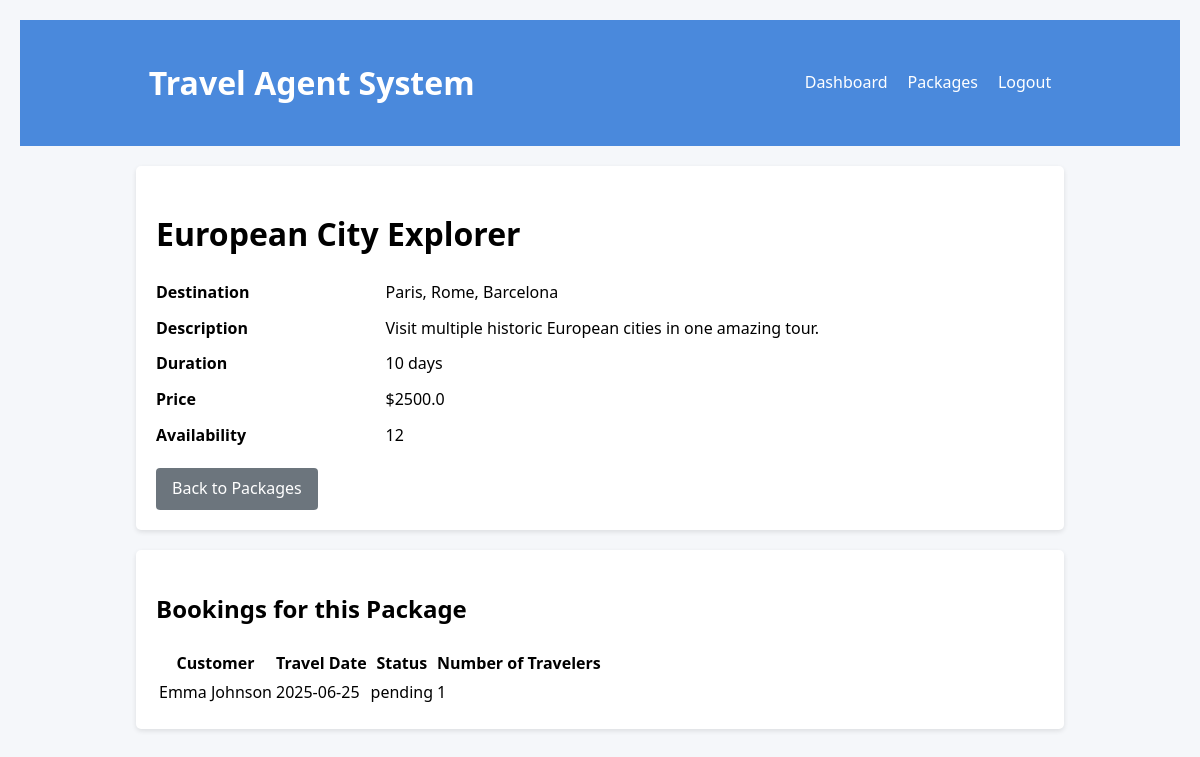
/packages/2 (signed in), run on the app's committed database.
### simple_app_new.py (models this page shows)
class TravelPackage(db.Model):
    id = db.Column(db.Integer, primary_key=True)
    name = db.Column(db.String(100), nullable=False)
    description = db.Column(db.Text)
    destination = db.Column(db.String(100), nullable=False)
    duration = db.Column(db.Integer, nullable=False)  # in days
    price = db.Column(db.Float, nullable=False)
    availability = db.Column(db.Integer, default=10)  # max number of bookings
    created_at = db.Column(db.DateTime, default=datetime.utcnow)
    bookings = db.relationship('Booking', backref='package', lazy=True)

class Booking(db.Model):
    id = db.Column(db.Integer, primary_key=True)
    customer_id = db.Column(db.Integer, db.ForeignKey('customer.id'), nullable=False)
    package_id = db.Column(db.Integer, db.ForeignKey('travel_package.id'), nullable=False)
    booking_date = db.Column(db.DateTime, default=datetime.utcnow)
    travel_date = db.Column(db.DateTime, nullable=False)
    status = db.Column(db.String(20), default='pending')  # pending, confirmed, cancelled
    num_travelers = db.Column(db.Integer, default=1)
    total_price = db.Column(db.Float)

class Customer(db.Model):
    id = db.Column(db.Integer, primary_key=True)
    name = db.Column(db.String(100), nullable=False)
    email = db.Column(db.String(120), unique=True, nullable=False)
    phone = db.Column(db.String(20))
    address = db.Column(db.String(200))
    created_at = db.Column(db.DateTime, default=datetime.utcnow)
    bookings = db.relationship('Booking', backref='customer', lazy=True)

### simple_app_new.py (the view)
@app.route('/packages/<int:id>')
def view_package(id):
    if not session.get('user_id'):
        return redirect(url_for('login'))
    package = TravelPackage.query.get_or_404(id)
    return render_template('packages/view.html', title=package.name, package=package)

### templates/packages/view.html (shortened to what this page needs)
<!DOCTYPE html>
<html lang="en">
<head>
</head>
<body>
    <header>
        <div class="container">
            <div class="navbar">
                <h1>Travel Agent System</h1>
                <ul class="nav-list">
                    <li class="nav-item"><a class="nav-link" href="{{ url_for('dashboard') }}">Dashboard</a></li>
                    <li class="nav-item"><a class="nav-link" href="{{ url_for('list_packages') }}">Packages</a></li>
                    <li class="nav-item"><a class="nav-link" href="{{ url_for('logout') }}">Logout</a></li>
                </ul>
            </div>
        </div>
    </header>
    <div class="container">
        <div class="card">
            <h1>{{ package.name }}</h1>
            <dl>
                <dt>Destination</dt>
                <dd>{{ package.destination }}</dd>
                <dt>Description</dt>
                <dd>{{ package.description }}</dd>
                <dt>Duration</dt>
                <dd>{{ package.duration }} days</dd>
                <dt>Price</dt>
                <dd>${{ package.price }}</dd>
                <dt>Availability</dt>
                <dd>{{ package.availability }}</dd>
            </dl>
            <div style="margin-top: 20px;">
                <a href="{{ url_for('list_packages') }}" class="btn btn-secondary">Back to Packages</a>
            </div>
        </div>
        <div class="card">
            <h2>Bookings for this Package</h2>
            {% if package.bookings %}
                <table>
                    <thead>
                        <tr>
                            <th>Customer</th>
                            <th>Travel Date</th>
                            <th>Status</th>
                            <th>Number of Travelers</th>
                        </tr>
                    </thead>
                    <tbody>
                        {% for booking in package.bookings %}
                            <tr>
                                <td>{{ booking.customer.name }}</td>
                                <td>{{ booking.travel_date.strftime('%Y-%m-%d') }}</td>
                                <td>{{ booking.status }}</td>
                                <td>{{ booking.num_travelers }}</td>
                            </tr>
                        {% endfor %}
                    </tbody>
                </table>
            {% else %}
                <p>No bookings for this package yet.</p>
            {% endif %}
        </div>
    </div>
</body>
</html>

### templates/packages/view.html (style rules this page uses)
body { font-family: 'Segoe UI', Tahoma, Geneva, Verdana, sans-serif; line-height: 1.6; margin: 0; padding: 20px; background-color: #f5f7fa; }
.container { width: 80%; max-width: 1200px; margin: 0 auto; }
header { background-color: #4a89dc; color: white; padding: 1rem; margin-bottom: 20px; }
.navbar { display: flex; justify-content: space-between; align-items: center; }
.nav-list { display: flex; list-style: none; margin: 0; padding: 0; }
.nav-item { margin-left: 20px; }
.nav-link { color: white; text-decoration: none; }
.card { background-color: #fff; border-radius: 5px; box-shadow: 0 2px 5px rgba(0, 0, 0, 0.1); padding: 20px; margin-bottom: 20px; }
.btn { display: inline-block; padding: 8px 16px; background-color: #4a89dc; color: white; border: none; border-radius: 4px; text-decoration: none; cursor: pointer; margin-right: 10px; }
.btn-secondary { background-color: #6c757d; }
dl { display: grid; grid-template-columns: 1fr 3fr; gap: 10px; }
dt { font-weight: bold; }
dd { margin-left: 0; }

### data on the page
TravelPackage: name "European City Explorer", destination "Paris, Rome, Barcelona", description "Visit multiple historic European cities in one amazing tour.", duration "10", price "2500.0", availability "12"
Booking: customer.name "Emma Johnson", travel_date "2025-06-25", status "pending", num_travelers "1"
